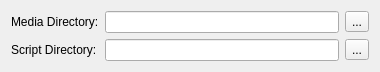
<?xml version="1.0" encoding="UTF-8"?>
<ui version="4.0">
 <class>PathPage</class>
 <widget class="QWidget" name="PathPage">
  <property name="geometry">
   <rect>
    <x>0</x>
    <y>0</y>
    <width>380</width>
    <height>64</height>
   </rect>
  </property>
  <property name="windowTitle">
   <string>Form</string>
  </property>
  <layout class="QGridLayout">
   <item row="0" column="0">
    <widget class="QLabel" name="label_6">
     <property name="text">
      <string>Media Directory:</string>
     </property>
    </widget>
   </item>
   <item row="0" column="1">
    <widget class="QLineEdit" name="m_mediaDir"/>
   </item>
   <item row="0" column="2">
    <widget class="QToolButton" name="m_setMediaDir">
     <property name="text">
      <string>...</string>
     </property>
    </widget>
   </item>
   <item row="1" column="1">
    <widget class="QLineEdit" name="m_scriptDir"/>
   </item>
   <item row="1" column="0">
    <widget class="QLabel" name="label_8">
     <property name="text">
      <string>Script Directory:</string>
     </property>
    </widget>
   </item>
   <item row="1" column="2">
    <widget class="QToolButton" name="m_setScriptDir">
     <property name="text">
      <string>...</string>
     </property>
    </widget>
   </item>
  </layout>
 </widget>
 <resources/>
 <connections/>
</ui>
